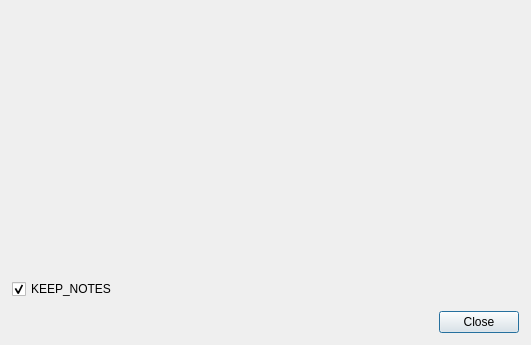
<?xml version="1.0" encoding="UTF-8"?>
<ui version="4.0">
 <class>Dialog</class>
 <widget class="QDialog" name="Dialog">
  <property name="geometry">
   <rect>
    <x>0</x>
    <y>0</y>
    <width>531</width>
    <height>345</height>
   </rect>
  </property>
  <property name="windowTitle">
   <string notr="true">EMPTY_CARDS</string>
  </property>
  <layout class="QVBoxLayout" name="verticalLayout_2">
   <property name="spacing">
    <number>0</number>
   </property>
   <property name="leftMargin">
    <number>0</number>
   </property>
   <property name="topMargin">
    <number>0</number>
   </property>
   <property name="rightMargin">
    <number>0</number>
   </property>
   <property name="bottomMargin">
    <number>0</number>
   </property>
   <item>
    <widget class="EmptyCardsWebView" name="webview" native="true">
     <property name="url" stdset="0">
      <url>
       <string notr="true">about:blank</string>
      </url>
     </property>
    </widget>
   </item>
   <item>
    <layout class="QVBoxLayout" name="verticalLayout">
     <property name="spacing">
      <number>12</number>
     </property>
     <property name="leftMargin">
      <number>12</number>
     </property>
     <property name="topMargin">
      <number>12</number>
     </property>
     <property name="rightMargin">
      <number>12</number>
     </property>
     <property name="bottomMargin">
      <number>12</number>
     </property>
     <item  alignment="Qt::AlignLeft">
      <widget class="QCheckBox" name="keep_notes">
       <property name="text">
        <string notr="true">KEEP_NOTES</string>
       </property>
       <property name="checked">
        <bool>true</bool>
       </property>
      </widget>
     </item>
     <item>
      <widget class="QDialogButtonBox" name="buttonBox">
       <property name="orientation">
        <enum>Qt::Horizontal</enum>
       </property>
       <property name="standardButtons">
        <set>QDialogButtonBox::Close</set>
       </property>
      </widget>
     </item>
    </layout>
   </item>
  </layout>
 </widget>
 <customwidgets>
  <customwidget>
   <class>EmptyCardsWebView</class>
   <extends>QWidget</extends>
   <header location="global">aqt/webview</header>
   <container>1</container>
  </customwidget>
 </customwidgets>
 <tabstops>
  <tabstop>buttonBox</tabstop>
 </tabstops>
 <resources/>
 <connections>
  <connection>
   <sender>buttonBox</sender>
   <signal>accepted()</signal>
   <receiver>Dialog</receiver>
   <slot>accept()</slot>
   <hints>
    <hint type="sourcelabel">
     <x>248</x>
     <y>254</y>
    </hint>
    <hint type="destinationlabel">
     <x>157</x>
     <y>274</y>
    </hint>
   </hints>
  </connection>
  <connection>
   <sender>buttonBox</sender>
   <signal>rejected()</signal>
   <receiver>Dialog</receiver>
   <slot>reject()</slot>
   <hints>
    <hint type="sourcelabel">
     <x>316</x>
     <y>260</y>
    </hint>
    <hint type="destinationlabel">
     <x>286</x>
     <y>274</y>
    </hint>
   </hints>
  </connection>
 </connections>
</ui>
